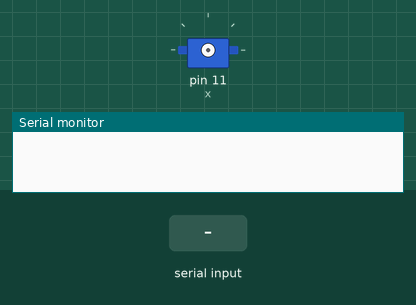
Simulated run of this sketch. Board: Arduino Uno, built with avr-gcc and run on an emulated ATmega328P. On the bench: servo, the last lines printed to the serial monitor. The test bench sets the inputs (shaded band).

Above: at 1.2 s.
1.3 s: "1" received over the second serial link
At 2.2 s:
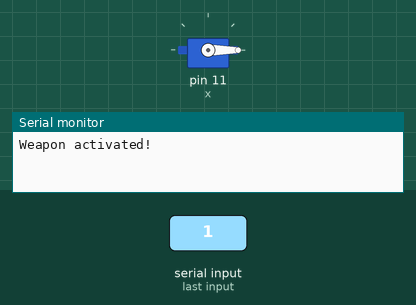
3.4 s: "0" received over the second serial link
Timing chart, 0 to 6.4 s (numbered marks = the images above; inputs shaded):
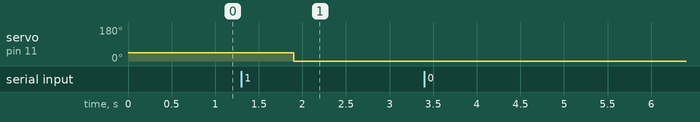

The sketch:

servo_test.ino
```cpp
#include<SoftwareSerial.h>
#include<Servo.h>
Servo x;
int bttx = 8;  //tx of bluetooth module is connected to pin 8 of arduino
int btrx = 9;  //rx of bluetooth module is connected to pin 9 of arduino
SoftwareSerial bluetooth(bttx, btrx);

int pos = 0;

void setup()
{
  Serial.begin(9600);
  bluetooth.begin(9600);
}
void loop()
{
  if (bluetooth.available() > 0) //if bluetooth module is transmitting data
  {
    pos = bluetooth.read(); // store the data in pos variable
    if (pos == '1') {
      Serial.println("Weapon activated!");
      x.attach(11, 600, 2300);     // servo is attached to pin 11 of arduino
      x.write(45);     // action
      delay(600);
      x.write(0);       // return to normal state
      delay(600);
      x.detach();       // the servo is detached so it doesn't consume battery's energy
      Serial.println("Weapon deactivated!");
    }
    else if (pos == '0') {
      Serial.println("Weapon centralized!");
      x.attach(11, 600, 2300);
      x.write(0);      // the servo is centralized to its normal state
      delay(600);
      x.detach();    // the servo is detached so it doesn't consume battery's energy
    }
  }
}
```

Measured:
- after the input at 1.3 s, servo on pin 11 (x): 45° → 0° after 0.60 s
